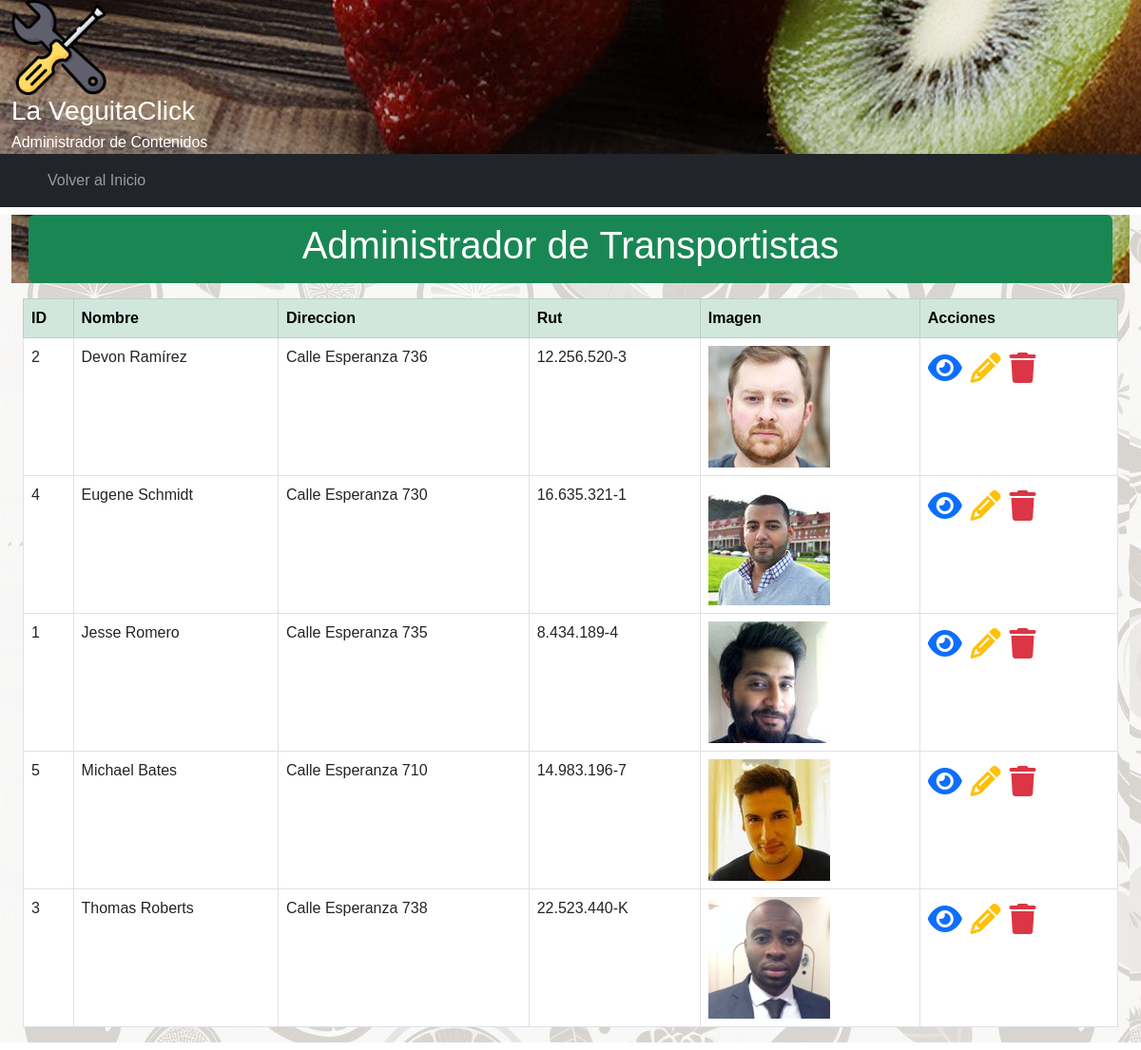
The page /crud/transportista/ on the database its author committed.
### crud/models.py (models this page shows, shortened)
class Transportista(models.Model):
    nombre = models.CharField(verbose_name='Nombre',max_length=250)
    direccion = models.CharField(verbose_name='Direccion',max_length=100)
    rut = models.CharField(verbose_name='Rut',max_length=12)
    image = models.ImageField(verbose_name='Imagen',upload_to='transportista',null=True,blank=True)
    created_at = models.DateTimeField(verbose_name='Fecha creación', auto_now_add=True)
    updated_at = models.DateTimeField(verbose_name='Fecha actualización', auto_now=True)
    class Meta:
        verbose_name = 'transportista'
        verbose_name_plural = 'transportistas'
        ordering = ['nombre']

### crud/views.py (the view)
# urls.py: path('transportista/', transportista_lista, name="transportista"),
def transportista_lista(request):
    context = {'transportista': Transportista.objects.all()}
    return render(request,'crud/transportista.html',context)

### crud/templates/crud/transportista.html (shortened to what this page needs)
{% extends 'crud/base.html' %}
{% load static %}
{% block main_content %}
<div class="container-fluid">
<main>
<header>
   <div class="container my-2 p-2 text-white text-center rounded bg-success">
      <h1>Administrador de Transportistas</h1>
   </div>
</header>
 <div class="container-fluid my-2">
     <div class="table-responsive">
        <table class="table table-bordered">
            <thead class="table-success">
                <tr>
                    <th>ID</th>
                    <th>Nombre</th>
                    <th>Direccion</th>
                    <th>Rut</th>
                    <th>Imagen</th>
                    <th>Acciones</th>
                </tr>
            </thead>
            <tbody>
                {% for p in transportista %}
                <tr>
                    <td>{{p.id}}</td>
                    <td>{{p.nombre}}</td>
                    <td>{{p.direccion}}</td>
                    <td>{{p.rut}}</td>
                    <td>
                        {% if p.image %}
                        <img class="img-transportista" src="{{p.image.url}}" alt="{{p.nombre}}">
                        {% else%}
                        <img class="img-transportista" src="{% static 'crud/img/image_not_found.jpg' %}" alt="INF">
                        {% endif %}
                    </td>
                    <td>
                        <a class="text-decoration-none" href="{% url 'transportista-detail' transportista_id=p.id %}">
                            <span class="text-primary fs-2">
                                <i class="fa-solid fa-eye"></i>
                            </span>
                        </a>
                        <a class="text-decoration-none" href="{% url 'transportista-edit' transportista_id=p.id %}">
                            <span class="text-warning fs-2">
                                <i class="fa-solid fa-pencil"></i>
                            </span>
                        </a>
                        <a class="text-decoration-none modal-borrar" data-bs-toggle="modal"
                            data-bs-target="#staticBackdrop"
                            data-href="{% url 'transportista-delete' transportista_id=p.id %}">
                            <span class="text-danger fs-2">
                                <i class="fa-solid fa-trash"></i>
                            </span>
                        </a>
                    </td>
                </tr>
                {% endfor %}
            </tbody>
        </table>
    </div>
</main>
</div>
{% endblock %}

### crud/static/crud/css/styles.css (style rules this page uses)
body { margin: 0px; padding: 0px; font-family: Verdana, Geneva, Tahoma, sans-serif; }
header { background: url("img/bg-header.png"); color: white; }
header { background-color: rgb(35, 179, 109); color: white; }
main { background: url("img/bg-page.png"); background-color: white; }

### rows shown on the page
Transportista: id "2", nombre "Devon Ramírez", direccion "Calle Esperanza 736", rut "12.256.520-3", image (picture)
Transportista: id "4", nombre "Eugene Schmidt", direccion "Calle Esperanza 730", rut "16.635.321-1", image (picture)
Transportista: id "1", nombre "Jesse Romero", direccion "Calle Esperanza 735", rut "8.434.189-4", image (picture)
Transportista: id "5", nombre "Michael Bates", direccion "Calle Esperanza 710", rut "14.983.196-7", image (picture)
Transportista: id "3", nombre "Thomas Roberts", direccion "Calle Esperanza 738", rut "22.523.440-K", image (picture)
